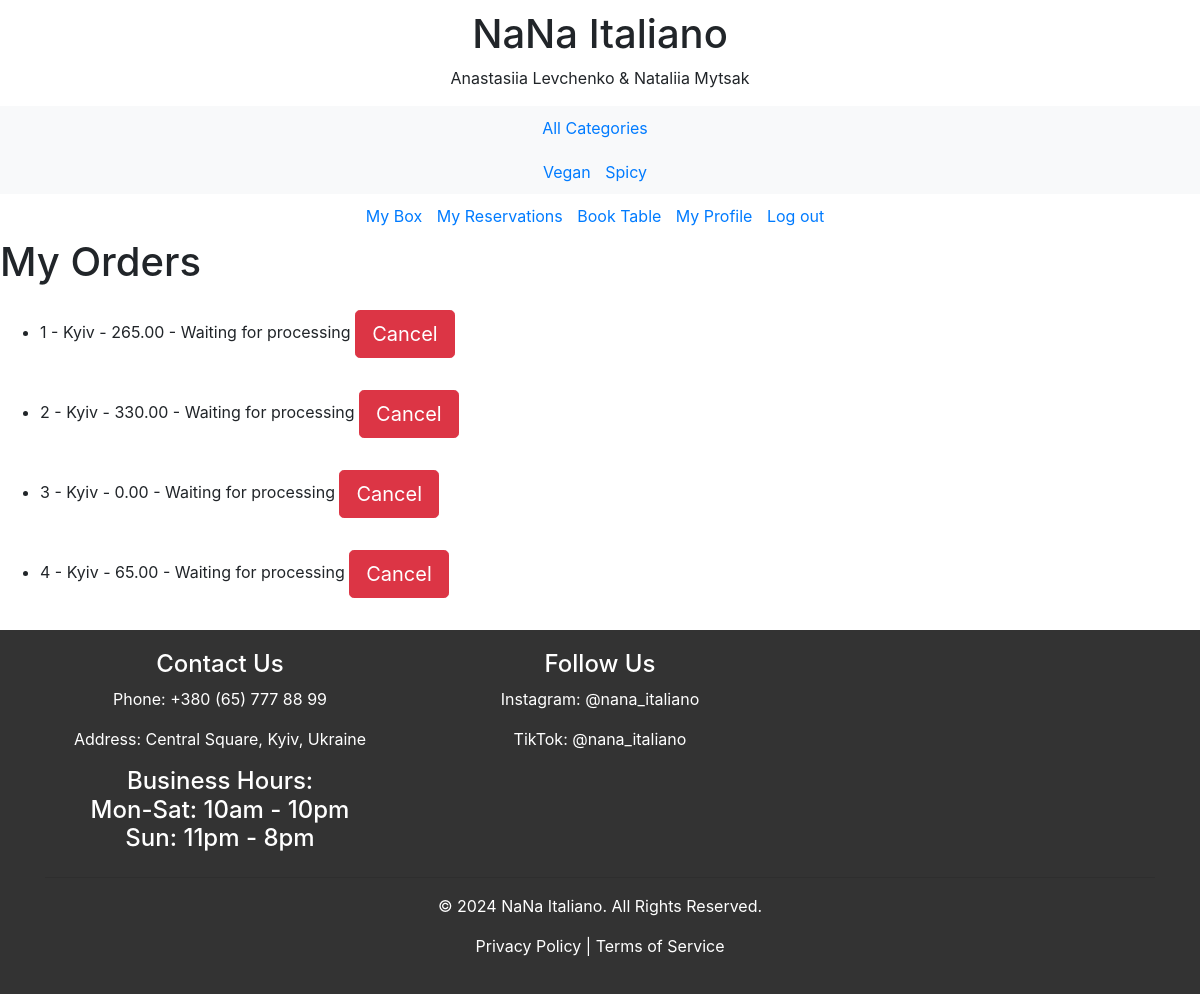
The page /shopping_cart/view_orders/ (signed in) on the database its author committed.
### shopping_cart/models.py (models this page shows)
class Order(models.Model):
    WAITING = 'Waiting for processing'
    IN_PROCESS = 'In process'
    COMPLETED = 'Completed'
    CANCELED = 'Canceled'
    DECLINED = 'Declined'
    STATUS_CHOICES = [
        (WAITING, 'Waiting for processing'),
        (IN_PROCESS, 'In process'),
        (COMPLETED, 'Completed'),
        (CANCELED, 'Canceled'),
        (DECLINED, 'Declined'),
    ]
    user = models.ForeignKey(to=User, on_delete=models.SET_NULL, null=True)
    address = models.CharField(max_length=256)
    total_price = models.DecimalField(max_digits=8, decimal_places=2, default=0.00)
    shopping_cart = models.ForeignKey(to=ShoppingCart, on_delete=models.SET_NULL, null=True)
    status = models.CharField(max_length=30, choices=STATUS_CHOICES, default=WAITING)

### shopping_cart/views.py (the view)
# urls.py: path('view_orders/', view_orders, name='view_orders'),
def view_orders(request):
    orders = Order.objects.filter(user=request.user)
    context = {
        'orders': orders
    }
    return  render(request, 'shopping_cart/view_orders.html', context)

### shopping_cart/templates/shopping_cart/view_orders.html
{% extends 'menu/base.html' %}
{% block content %}
<h1>My Orders</h1>
    <ul>
        {% for order in orders %}
            <li>{{ order.id }} - {{ order.address }} - {{ order.total_price }} - {{ order.status }}
               {% if order.status == 'Waiting for processing' %}
               <a class="btn btn-lg btn-danger mt-3 mb-3 " href="{% url 'shopping_cart:cancel_order' order.id %}">Cancel</a>
               {% endif %}
            </li>
        {% endfor %}
    </ul>
{% endblock %}

### rows shown on the page
Order: id "1", address "Kyiv", total_price "265.00", status "Waiting for processing", shows "Cancel"
Order: id "2", address "Kyiv", total_price "330.00", status "Waiting for processing", shows "Cancel"
Order: id "3", address "Kyiv", total_price "0.00", status "Waiting for processing", shows "Cancel"
Order: id "4", address "Kyiv", total_price "65.00", status "Waiting for processing", shows "Cancel"
